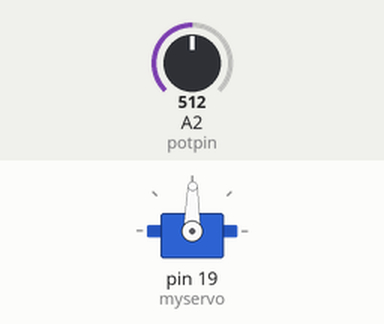
The sketch below on a simulated Arduino Uno, built with avr-gcc and run on an emulated ATmega328P. On the bench: servo. The test bench sets the inputs (shaded band); at power-on: A2 (potpin) = 512.

Above: at 1.2 s.
1.3 s: A2 (potpin) set to 716
At 2.2 s:
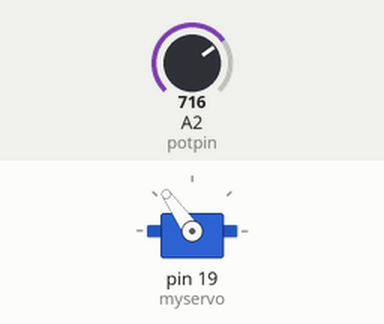
2.8 s: A2 (potpin) set to 900
At 3.1 s:
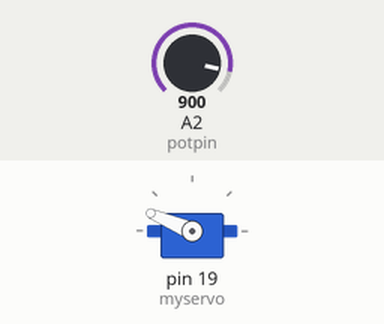
4.3 s: A2 (potpin) set to 1023
At 5.5 s:
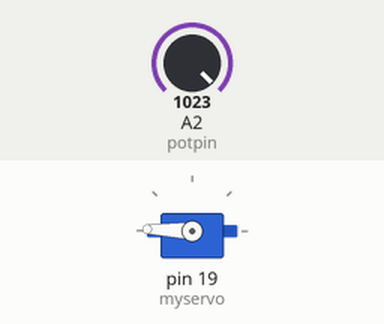
5.8 s: A2 (potpin) set to 306
At 6.6 s:
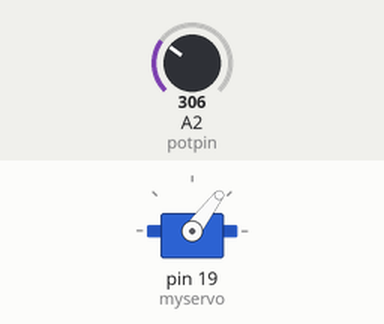
7.3 s: A2 (potpin) set to 122
At 8.0 s:
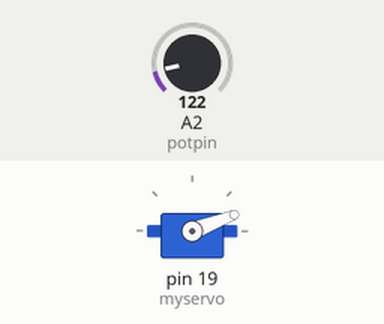
8.8 s: A2 (potpin) set to 511
At 10.1 s:
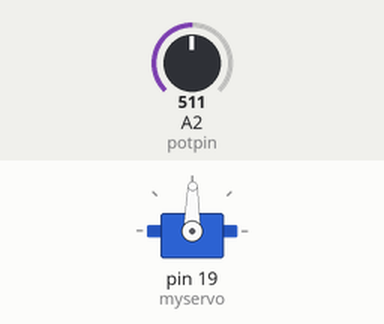
Timing chart, 0 to 11.3 s (numbered marks = the images above; inputs shaded):
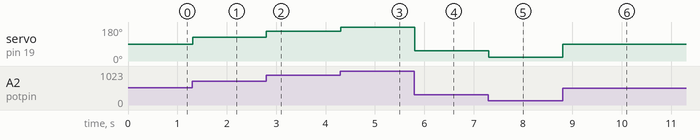

The sketch:

JoystickServoControl.ino
```cpp
#include <Servo.h>

Servo myservo;  // create servo object to control a servo

int potpin = 2;  // analog pin used to connect the potentiometer on the joystick

void setup()
{
  myservo.attach(19);  // attaches the servo on pin 19 to the servo object
}

void loop()
{
  int reading = analogRead(potpin);    // reads the value of the potentiometer (value between 0 and 1023)
  int val = map(reading, 0, 1024, 0, 179);     // scale it to use it with the servo (value between 0 and 180)
  myservo.write(val);                  // sets the servo speed/position according to the scaled value
  delay(15);                           // waits for the servo to get there
}
```

Measured:
- after the input at 1.3 s, servo on pin 19 (myservo): 89° → 125° at once
- after the input at 2.8 s, servo on pin 19 (myservo): 125° → 157° at once
- after the input at 4.3 s, servo on pin 19 (myservo): 157° → 178° at once
- after the input at 5.8 s, servo on pin 19 (myservo): 178° → 53° at once
- after the input at 7.3 s, servo on pin 19 (myservo): 53° → 21° at once
- after the input at 8.8 s, servo on pin 19 (myservo): 21° → 89° at once
